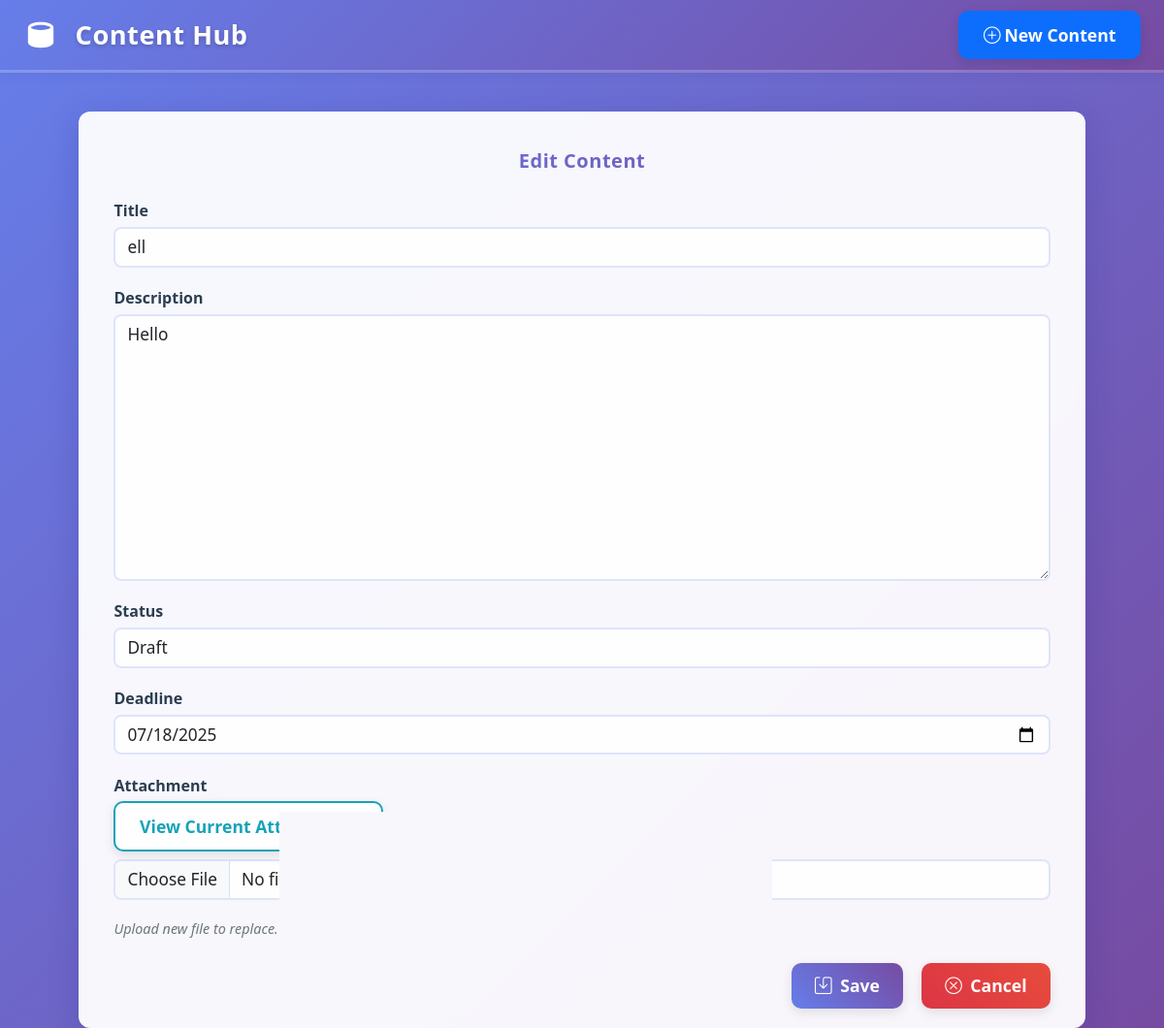
The app's page /edit.php?id=45 with its own data.
### tables this page shows
CREATE TABLE Content (
    content_id INTEGER PRIMARY KEY AUTOINCREMENT,
    title TEXT NOT NULL,
    description TEXT,
    status_id INTEGER,
    deadline TEXT,
    created_at TEXT DEFAULT CURRENT_TIMESTAMP,
    updated_at TEXT DEFAULT CURRENT_TIMESTAMP, attachment TEXT,
    FOREIGN KEY (status_id) REFERENCES Status(status_id)
);

CREATE TABLE Status (
    status_id INTEGER PRIMARY KEY AUTOINCREMENT,
    status_name TEXT NOT NULL
);

### edit.php (the view, shortened to what this page needs)
<?php
$dbFile = 'database.db';
$pdo = new PDO('sqlite:' . $dbFile);
$pdo->setAttribute(PDO::ATTR_ERRMODE, PDO::ERRMODE_EXCEPTION);
$id = $_GET['id'] ?? null;
$stmt = $pdo->prepare('SELECT * FROM Content WHERE content_id = ?');
$stmt->execute([$id]);
$content = $stmt->fetch(PDO::FETCH_ASSOC);
$statuses = $pdo->query('SELECT * FROM Status')->fetchAll(PDO::FETCH_ASSOC);
?>
<!DOCTYPE html>
<html lang="en">
<head>
    <link href="https://cdn.jsdelivr.net/npm/bootstrap@5.3.3/dist/css/bootstrap.min.css" rel="stylesheet">
    <link rel="stylesheet" href="https://cdn.jsdelivr.net/npm/bootstrap-icons@1.11.3/font/bootstrap-icons.min.css">
</head>
<body>
    <div class="app-header">
        <div class="app-header-left">
            <span class="app-icon">
            </span>
            <span class="app-title">Content Hub</span>
        </div>
        <div class="header-action">
            <a class="btn btn-primary d-inline-flex align-items-center" href="new.php">
                <i class="bi bi-plus-circle me-1"></i> New Content
            </a>
        </div>
    </div>
    <div class="main-content">
        <div class="form-area">
            <div class="form-title">Edit Content</div>
            <form method="post" enctype="multipart/form-data" autocomplete="off">
                <div class="mb-3">
                    <label class="form-label">Title</label>
                    <input name="title" class="form-control" value="<?= htmlspecialchars($content['title']) ?>" required>
                </div>
                <div class="mb-3">
                    <label class="form-label">Description</label>
                    <textarea name="description" class="form-control" rows="10"><?= htmlspecialchars($content['description']) ?></textarea>
                </div>
                <div class="mb-3">
                    <label class="form-label">Status</label>
                    <select name="status_id" class="form-select">
                        <?php foreach ($statuses as $status): ?>
                            <option value="<?= $status['status_id'] ?>" <?= $status['status_id'] == $content['status_id'] ? 'selected' : '' ?>>
                                <?= htmlspecialchars($status['status_name']) ?>
                            </option>
                        <?php endforeach; ?>
                    </select>
                </div>
                <div class="mb-3">
                    <label class="form-label">Deadline</label>
                    <input name="deadline" type="date" class="form-control" value="<?= htmlspecialchars($content['deadline']) ?>">
                </div>
                <div class="mb-3">
                    <label class="form-label">Attachment</label>
                    <?php if (!empty($content['attachment'])): ?>
                        <div class="mb-2">
                            <a href="uploads/<?= htmlspecialchars($content['attachment']) ?>" target="_blank" class="btn btn-outline-info btn-sm">View Current Attachment</a>
                        </div>
                    <?php endif; ?>
                    <input class="form-control" type="file" name="attachment" accept=".pdf,.doc,.docx,.jpg,.jpeg,.png,.gif,.txt">
                    <div class="form-text">Upload new file to replace. Allowed: pdf, doc, docx, jpg, jpeg, png, gif, txt</div>
                </div>
                <div class="form-actions">
                    <button class="btn btn-save px-4 fw-bold" type="submit">
                        <i class="bi bi-save me-1"></i> Save
                    </button>
                    <a href="index.php" class="btn btn-cancel px-4">
                        <i class="bi bi-x-circle me-1"></i> Cancel
                    </a>
                </div>
            </form>
        </div>
    </div>
</body>
</html>

### edit.php (style rules this page uses)
body { font-family: 'Segoe UI', 'Inter', 'Noto Sans', Arial, sans-serif; background: linear-gradient(135deg, #667eea 0%, #764ba2 100%); min-height: 100vh; margin: 0; padding: 0; }
.app-header { width: 100vw; background: linear-gradient(135deg, #667eea 0%, #764ba2 100%); box-shadow: 0 2px 12px 0 rgba(31,38,135,0.08); padding: 0.7rem 0 0.7rem 0; margin-bottom: 0; display: flex; align-items: center; justify-content: space-between; border-bottom: 3px solid rgba(255,255,255,0.2); z-index: 10; position: sticky; top: 0; }
.app-header-left { display: flex; align-items: center; gap: 1.1rem; margin-left: 2vw; }
.app-header .app-icon { width: 36px; height: 36px; }
.app-header .app-title { font-size: 1.7rem; font-weight: 800; color: #fff; letter-spacing: 0.5px; text-shadow: 0 2px 4px rgba(0,0,0,0.2); }
.app-header .header-action { margin-right: 2vw; }
.main-content { max-width: 95vw; margin: 2.5rem auto 0 auto; padding: 0 2vw; display: flex; flex-direction: column; gap: 2.2rem; align-items: center; }
.form-area { background: rgba(255, 255, 255, 0.95); backdrop-filter: blur(10px); border-radius: 12px; box-shadow: 0 8px 32px 0 rgba(31,38,135,0.2); border: 1px solid rgba(255, 255, 255, 0.2); padding: 2.2rem 2.2rem 1.2rem 2.2rem; max-width: 95%; width: 100%; margin: 0 auto; }
.form-title { font-size: 1.25rem; font-weight: 900; color: #2c3e50; background: linear-gradient(45deg, #667eea, #764ba2); -webkit-background-clip: text; -webkit-text-fill-color: transparent; background-clip: text; margin-bottom: 1.5rem; letter-spacing: 0.5px; text-align: center; }
label.form-label { font-weight: 700; color: #2c3e50; margin-bottom: 0.3rem; }
input.form-control, textarea.form-control, select.form-select { border-radius: 8px; border: 2px solid rgba(102, 126, 234, 0.2); font-size: 1.08em; margin-bottom: 1.2rem; background: rgba(255, 255, 255, 0.9); box-shadow: none; transition: all 0.3s ease; }
textarea.form-control { resize: vertical; min-height: 180px; max-height: 500px; }
.form-actions { display: flex; gap: 1.2rem; justify-content: flex-end; margin-top: 1.5rem; }
.btn { border-radius: 10px; font-weight: 700; font-size: 1.1em; padding: 0.6em 1.4em; box-shadow: 0 4px 12px 0 rgba(0,0,0,0.1); transition: all 0.3s ease; }
.btn-save { background: linear-gradient(45deg, #667eea, #764ba2); color: #fff; border: none; }
.btn-cancel { background: linear-gradient(45deg, #dc3545, #e74c3c); color: #fff; border: none; }
.btn-outline-info { color: #17a2b8; border: 2px solid #17a2b8; background: rgba(255, 255, 255, 0.9); }
.form-text { color: #6c757d; font-size: 0.9em; font-style: italic; }

### records on screen
content: title "ell", description "Hello", status_id "Draft", deadline "07/18/2025"
